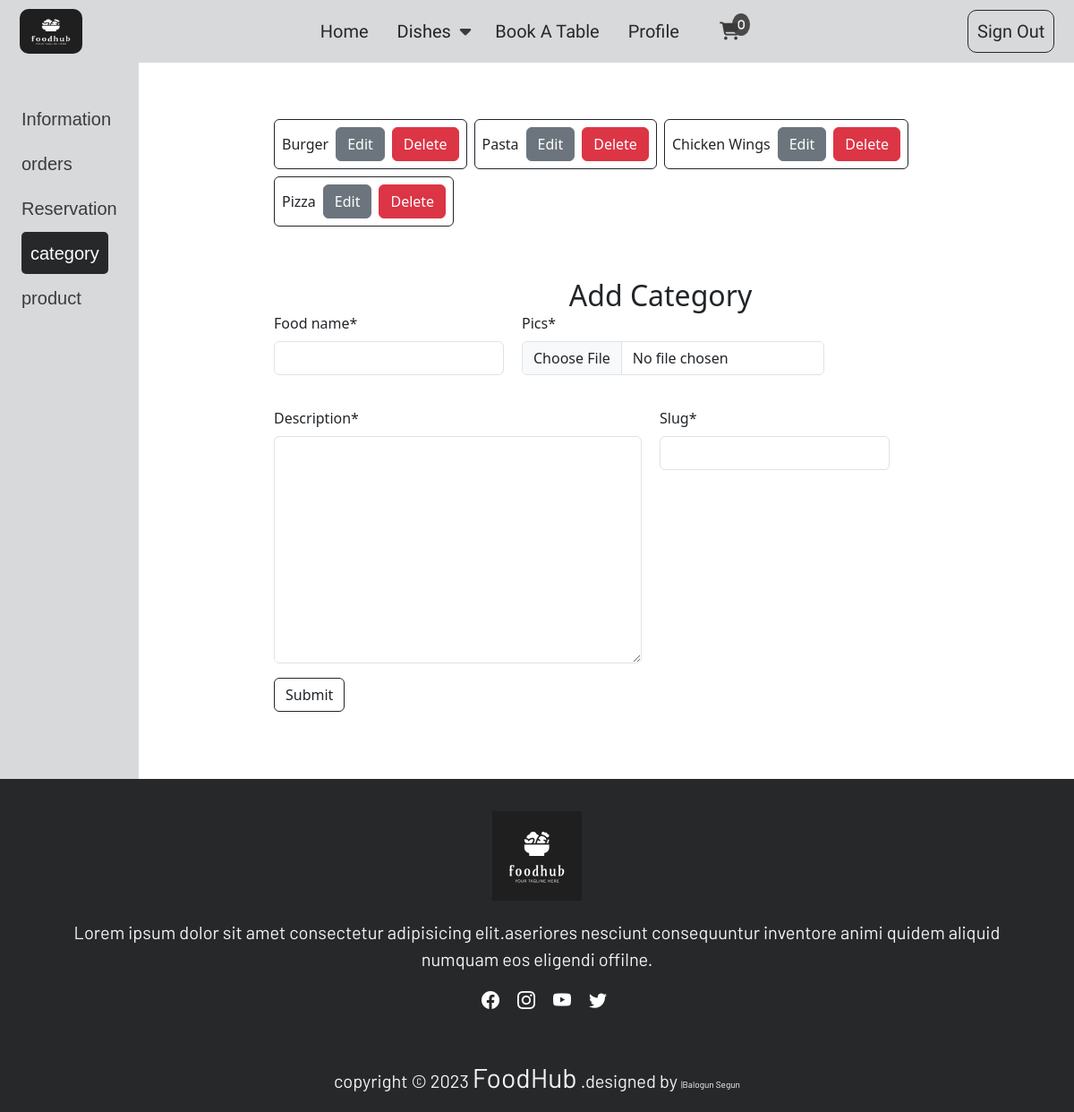
/sitecontrol/category (signed in), run on an earlier commit of the app's database.
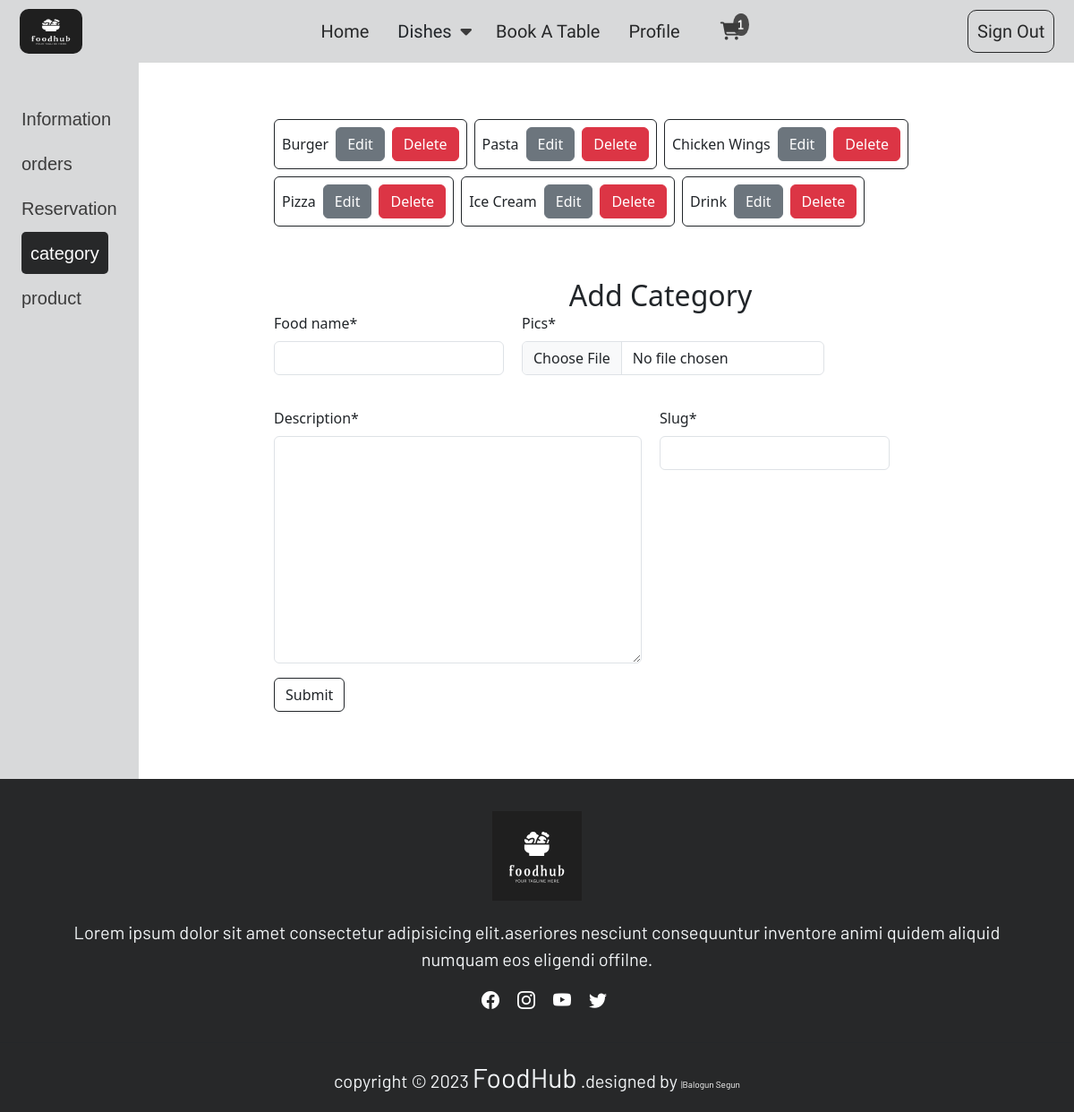
And on a later commit of the database.
### food_app/models.py (models this page shows, shortened)
class Category(models.Model):
    food_name = models.CharField(max_length=50)
    pics = models.ImageField(upload_to="category_pics")
    description = models.TextField(null=True)
    slug = models.SlugField(unique=True)

### admin_app/views.py (the view, shortened to what this page needs)
# urls.py: path("category", views.add_category, name="category"),
@user_passes_test(is_admin_or_superuser)
def add_category(request):
    form = CategoryForm()
    return render(request, 'profile/category.html', {'form': form})

### admin_app/forms.py
class CategoryForm(forms.ModelForm):
    class Meta:
        model = Category
        fields = "__all__"

### admin_app/views.py (called while the page is built)
def is_admin_or_superuser(user):
    return user.is_authenticated and (user.is_staff or user.is_superuser)

### food_app/context_processors.py (called while the page is built)
def site_settings(request):
    today = datetime.date.today()
    year = today.year
    category = Category.objects.all()
    return {'category': category, 'year': year}

def order_item_count(request):
    if request.user.is_authenticated:
        cart = request.user.cart
        cart_items = CartItem.objects.filter(cart=cart)
        return {'order_item_count': cart_items.count()}
    return {'order_item_count': 0}

### templates/profile/category.html (shortened to what this page needs)
{% extends 'base.html' %}
{% load humanize %}
{% load crispy_forms_tags %}
{% block content %}
  <div class="profile">
    {% include 'profile/profile_link.html' %}
    <div class="profile-order">
      <div class="">
        <div class="d-flex gap-2 flex-wrap mb-2">
          {% for item in category %}
            <div class="card p-2 border-dark">
              <div class="d-flex gap-2">
                <a href="{% url 'product' item.slug %}" class="text-decoration-none d-flex align-items-center">
                  <p class="m-0 align-items-center  text-dark">{{item.food_name}}</p>
                </a>
                <form method="post" action="{% url 'category_update' item.id %}">
                 <button type="submit" class="btn btn-secondary">Edit</button>
                </form>
                <button type="button" class="btn btn-danger" data-bs-toggle="modal" data-bs-target="#exampleModal{{ item.id }}">
                  Delete
                </button>
              </div>
            </div>
          {% endfor %}
        </div>
      </div>
      <div>
        <h2 class="text-center m-0">Add Category</h2>
        <form method="POST" enctype="multipart/form-data">
          <div class="flex-form">
            {{ form|crispy }}
          </div>
          <div class="">
            <button class="btn btn-outline-dark" type="submit">Submit</button>
          </div>
        </form>
      </div>
		</div>
  </div>
{% endblock content %}

What changed in the data, as far as the page shows it:
added Category: food_name "Ice Cream"
added Category: food_name "Drink"
Also different on the page:
{{ order_item_count }}: 0 → 1 (drawn)
